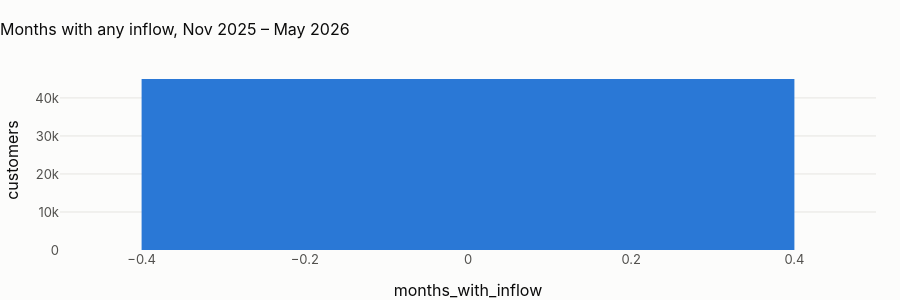

Notebook code for this chart:
### Markdown cell above
## 5 · Direction and the monthly grid

### Code cell
show(
    pl.q("""select direction, transaction_type, count(*) as transactions,
                    round(100 * count(*) / sum(count(*)) over (), 2) as share_pct
             from {int_transactions_enriched} group by all order by 1, 2"""),
    paging=False,
)
grid = pl.q("""select count(*) as customer_months, round(100 * avg((n_tx = 0)::int), 2) as zero_month_pct,
                      round(100 * avg((inflow_usd > 0)::int), 2) as months_with_inflow_pct, round(avg(n_tx), 3) as avg_tx
               from {int_customer_month_tx}""")
show(grid, paging=False)
last_month = pl.q("select max(month_start) as m from {int_customer_month_tx}").m.iloc[0]
first_month = (pd.Timestamp(last_month) - pd.DateOffset(months=6)).date()
recent = pl.q(f"""select months_with_inflow, count(*) as customers from (
                   select customer_id, count(*) filter (where inflow_usd > 0) as months_with_inflow
                   from {{int_customer_month_tx}} where month_start >= date '{first_month}' group by 1)
                 group by 1 order by 1""")
fig = px.bar(
    recent,
    x="months_with_inflow",
    y="customers",
    title=f"Months with any inflow, {first_month:%b %Y} – {pd.Timestamp(last_month):%b %Y}",
)
fig.update_layout(height=300)
fig.show()
reg = recent[recent.months_with_inflow >= 4].customers.sum() / recent.customers.sum()
tx_end = pd.Timestamp(
    pl.q("select max(transaction_ts_utc) as d from {int_transactions_enriched}").d.iloc[0]
).date()
display(
    Markdown(
        f"**{grid.zero_month_pct.iloc[0]:.1f} % of customer-months are empty and {100 * reg:.1f} % of customers had an "
        "inflow in four or more of the last seven months.** The zero-filled grid is the right imputation (no transaction "
        "is zero activity); "
        + (
            f"but here the grid runs to {pd.Timestamp(last_month):%B %Y} while the last transaction is dated {tx_end}: "
            "every recent month is empty because the **data stops**, not because customers did. The grid cannot tell "
            "the two apart, and every credit rule of notebook 08 will read an inactive bank."
            if pd.Timestamp(tx_end) < pd.Timestamp(first_month)
            else "the thinness is the data's, and it decides the credit outcomes of notebook 08."
        )
    )
)

### Figure 1 — Plotly figure (JSON) as saved in the notebook; plotly's stock layout.template omitted (floating-point values rounded to 4 significant figures)
{"data": [{"hovertemplate": "months_with_inflow=%{x}<br>customers=%{y}<extra></extra>", "legendgroup": "", "marker": {"color": "#2a78d6", "pattern": {"shape": ""}}, "name": "", "orientation": "v", "showlegend": false, "textposition": "auto", "type": "bar", "x": [0], "xaxis": "x", "y": [44983], "yaxis": "y"}], "layout": {"barmode": "relative", "height": 300, "legend": {"tracegroupgap": 0}, "title": {"text": "Months with any inflow, Nov 2025 – May 2026"}, "xaxis": {"anchor": "y", "domain": [0.0, 1.0], "title": {"text": "months_with_inflow"}}, "yaxis": {"anchor": "x", "domain": [0.0, 1.0], "title": {"text": "customers"}}}}
